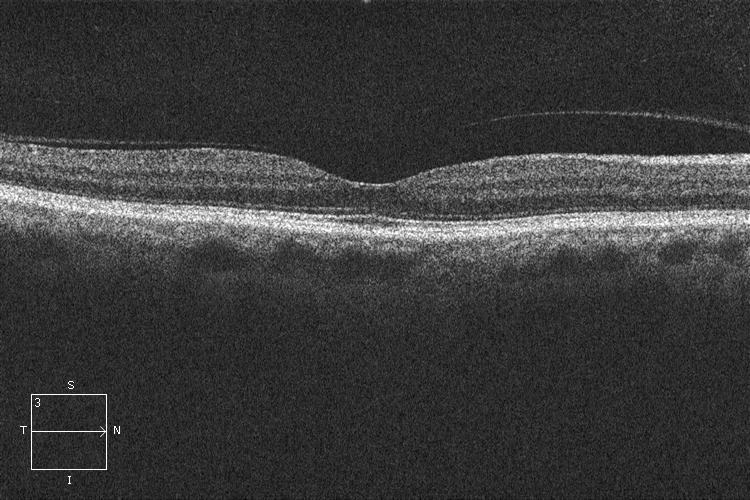
#> input picture data/OCTID/normal/NORMAL105.jpeg, 750 x 500 px, found by its file name; its folder holds only this picture in this run
$ jupyter execute --allow-errors test_solutions1.ipynb
#> lines starting #> are read from the running program, lines starting #| are printed output that depends on the picture; after the words box and inside, x2 and y2 are one past the last pixel; in counts of white or black regions, pixels touching at a corner belong together
#> further down, image_normal is the input picture: shape (500, 750, 3); min 0, max 255, mean 58.5
# SOLUTION 1: Try to define quantifiers

[cell 1]
from matplotlib import pyplot as plt
import matplotlib.image as mpimg
import numpy as np
import scipy
from skimage.filters import threshold_otsu,sobel,sobel_v,sobel_h
from scipy import ndimage
import os
from os import listdir
from os.path import isfile, join
from PIL import Image
from scipy import io
dirname = os.getcwd()
dirname = os.path.join(dirname,'..','data','duke2D')
path_normal = os.path.join(dirname,'normal')
path_amd = os.path.join(dirname,'amd')

[cell 2]
files_normal = [f for f in listdir(path_normal) if isfile(join(path_normal, f))]
#> (the rest of this cell did not finish here and is left out)

[cell 3]
from scipy import ndimage
from scipy import signal
import skimage.filters as skifilt
import skimage.segmentation as skiseg
import skimage.morphology as skimorph
import cv2

#> (the rest of this cell did not finish here and is left out)

[cell 4]
def mask(input):
	i_gauss = ndimage.gaussian_filter(input,sigma=9)
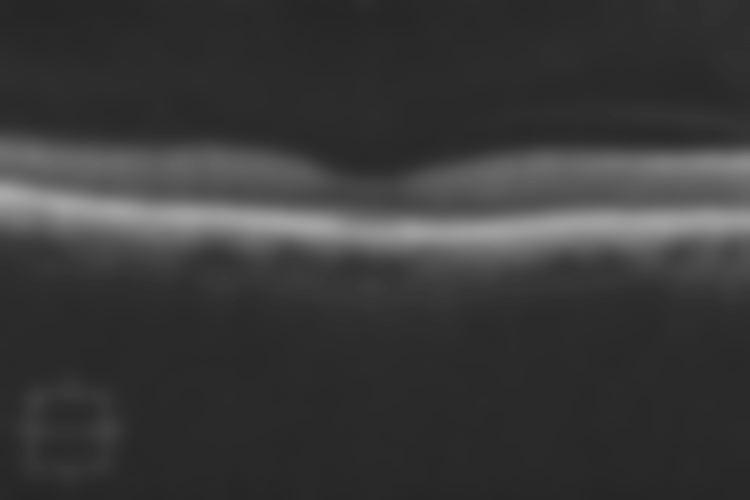
#> i_gauss: shape (500, 750, 3); min 37, max 169, mean 57.5

	i_sobel_v=scipy.ndimage.sobel(i_gauss, axis=0, output=None, mode='reflect', cval=0.0)
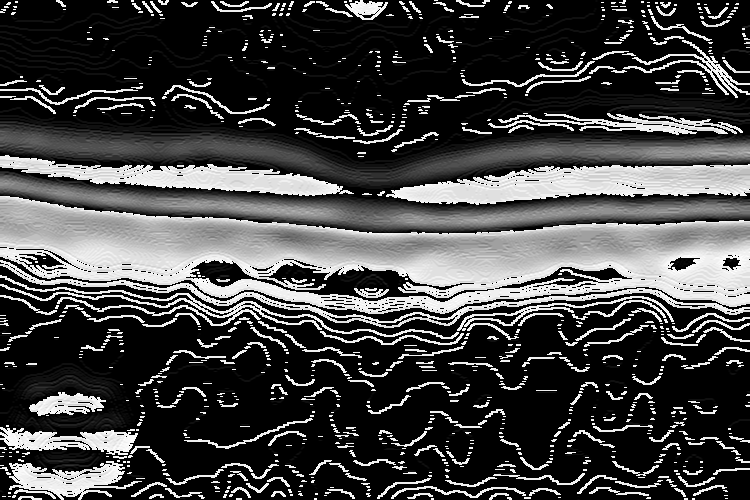
#> i_sobel_v: shape (500, 750, 3); min 0, max 252, mean 68.6
	i_sobel_h=scipy.ndimage.sobel(i_gauss, axis=1, output=None, mode='reflect', cval=0.0)
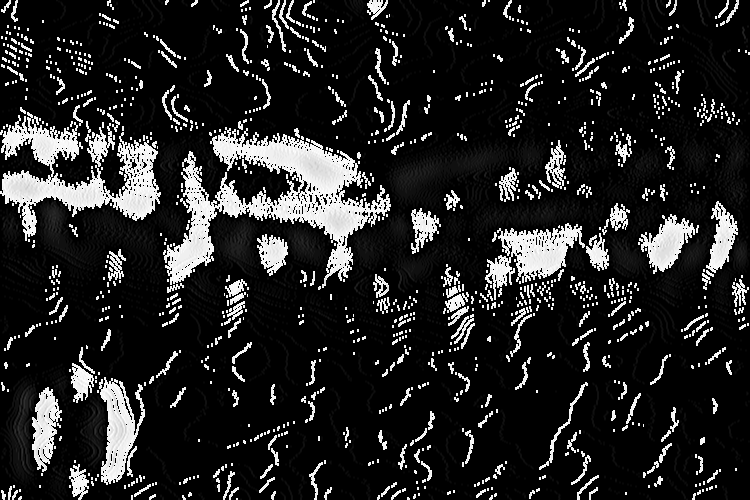
#> i_sobel_h: shape (500, 750, 3); min 0, max 252, mean 37.2

	i_sobel=i_sobel_v #+i_sobel_h**2
	i_normalized = (i_sobel-np.min(i_sobel))/(np.max(i_sobel)-np.min(i_sobel))
	tho = skifilt.threshold_otsu(i_normalized)
#> tho = 0.428
	i_bw = i_normalized<tho
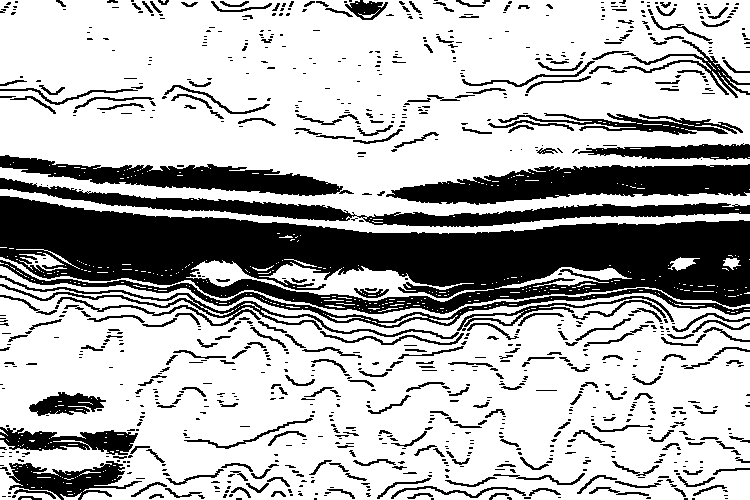
#> i_bw: shape (500, 750, 3) bool; 70.4% white; 885 black regions (618 under 20 px), largest, box (x1, y1, x2, y2) and area: (0, 196, 750, 328) 51135, (386, 164, 750, 205) 9214, (0, 178, 750, 227) 8213
	i_rh = skimorph.remove_small_holes(i_bw,area_threshold=4000)
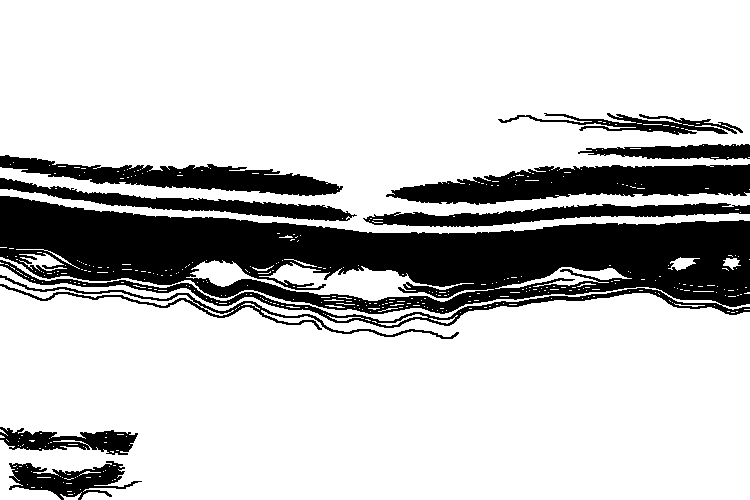
#> i_rh: shape (500, 750, 3) bool; 77.4% white; 10 black regions, largest, box (x1, y1, x2, y2) and area: (0, 196, 750, 328) 51135, (386, 164, 750, 205) 9214, (0, 155, 343, 196) 5930

	kernel = np.ones((20,20),np.uint8)
	i_rh_8 = np.array(1-i_rh, dtype=np.uint8)
	i_closing = cv2.morphologyEx(i_rh_8, op=cv2.MORPH_CLOSE,kernel=kernel)
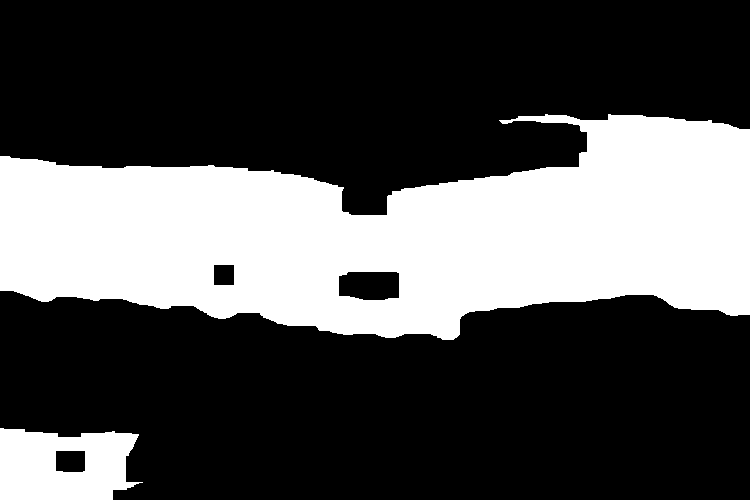
#> i_closing: shape (500, 750, 3); values 0 (black) and 1 (white), 31.6% white; 2 white regions, box (x1, y1, x2, y2) and area: (0, 114, 750, 340) 110563, (0, 428, 143, 500) 8000
	return(i_closing)

[cell 5]
def first_layer(im):
    n,m = im.shape
    position=[]
    for i in range(m):
        ascan=im[:,i]
        max_pos = np.argmax(ascan)
        position.append(max_pos)
    return(position)

# [37 lines left out: functions first_layer_bottom, last_layer, last_layer_top, jump_filter, not called in this run]

def golay_filter(layer):
    layer_smooth=signal.savgol_filter(layer,polyorder=2, window_length=51, deriv=0, delta=10.0, axis=- 1, mode='interp', cval=0.0)
    return(layer_smooth)


def layers(i_closing):
	f_l=first_layer(i_closing)
	f_l=jump_filter(f_l,jump=10,offset=1)
	f_l=golay_filter(f_l)

	b_f_l=first_layer_bottom(i_closing,f_l)
	b_f_l=jump_filter(b_f_l,jump=10,offset=1)
	b_f_l=golay_filter(b_f_l)

	l_l=last_layer(i_closing)
	l_l=jump_filter(l_l,jump=10,offset=1)
	l_l=golay_filter(l_l)

	t_l_l=last_layer_top(i_closing,l_l)
	t_l_l=jump_filter(t_l_l,jump=10,offset=1)
	t_l_l=golay_filter(t_l_l)
	return(f_l,l_l,b_f_l,t_l_l)
# np.where(layer==None)

plt.figure(figsize=(20,5))

#> (the rest of this cell did not finish here and is left out)

## Quantifiers

[cell 6]
def TR_layers(layers):
    f_l,l_l,b_f_l,t_l_l=layers
    return(l_l-f_l)

def RPEDC_layers(layers):
    f_l,l_l,b_f_l,t_l_l=layers
    return(l_l-t_l_l)

def NSR_layers(layers):
    f_l,l_l,b_f_l,t_l_l=layers
    return(t_l_l-f_l)

plt.figure(figsize=(10,15))
#> (the rest of this cell did not finish here and is left out)

## Statistical Analysis

[cell 7]
TR_normal=[]
RPEDC_normal=[]
NSR_normal=[]

#> (the rest of this cell did not finish here and is left out)

$ run again, on data/OCTID/normal/NORMAL122.jpeg
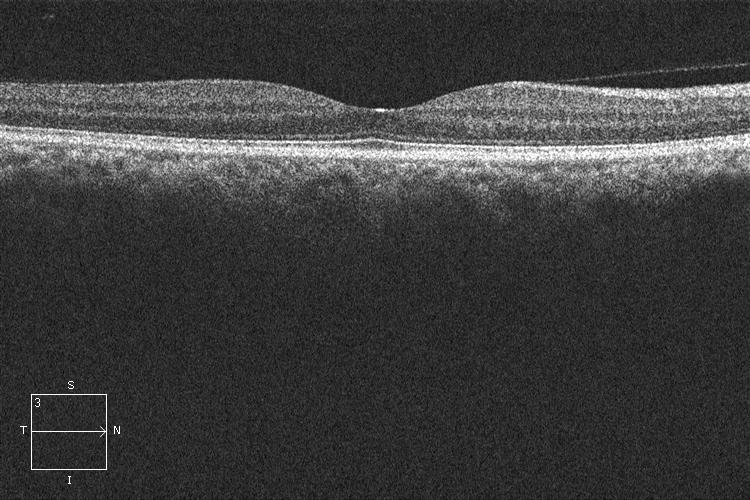
#> input picture data/OCTID/normal/NORMAL122.jpeg, 750 x 500 px, found by its file name
#> image_normal is the input picture: shape (500, 750, 3); min 0, max 255, mean 60.9
#> tho = 0.428
#> in mask, `i_bw = i_normalized<tho`:
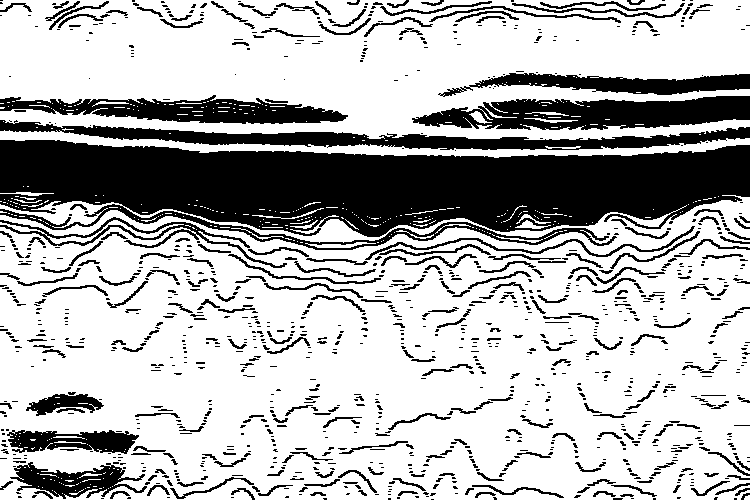
#> i_bw: shape (500, 750, 3) bool; 70.9% white; 1080 black regions (789 under 20 px), largest, box (x1, y1, x2, y2) and area: (0, 140, 750, 250) 52756, (0, 120, 750, 150) 7844, (412, 96, 750, 130) 7496
#> i_rh: shape (500, 750, 3) bool; 77.9% white; 8 black regions, largest, box (x1, y1, x2, y2) and area: (0, 140, 750, 250) 52756, (0, 120, 750, 150) 7836, (412, 96, 750, 130) 7496
#> in mask, `i_closing = cv2.morphologyEx(i_rh_8, op=cv2.MORPH_CLOSE,kernel=kernel)`:
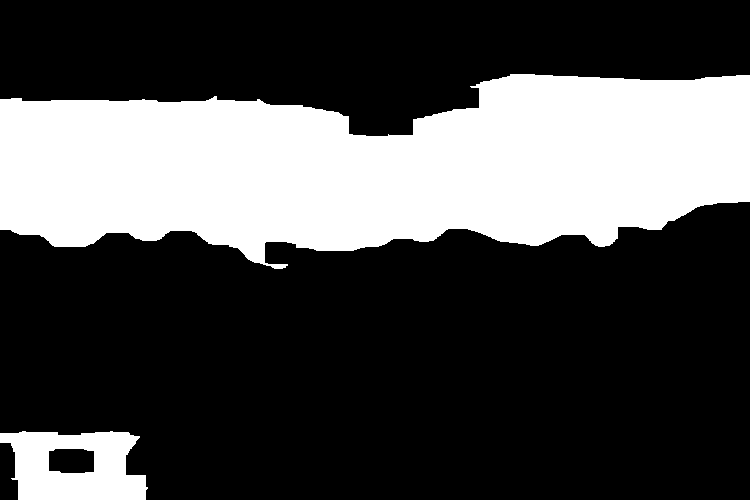
#> i_closing: shape (500, 750, 3); values 0 (black) and 1 (white), 29.9% white; 2 white regions, box (x1, y1, x2, y2) and area: (0, 74, 750, 269) 104983, (0, 431, 148, 500) 7243

$ run again, on data/OCTID/normal/NORMAL124.jpeg
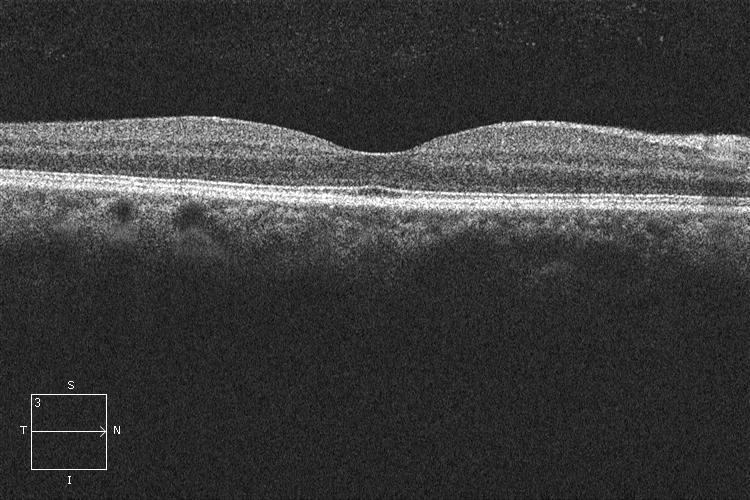
#> input picture data/OCTID/normal/NORMAL124.jpeg, 750 x 500 px, found by its file name
#> image_normal is the input picture: shape (500, 750, 3); min 0, max 255, mean 59.4
#> tho = 0.428
#> in mask, `i_bw = i_normalized<tho`:
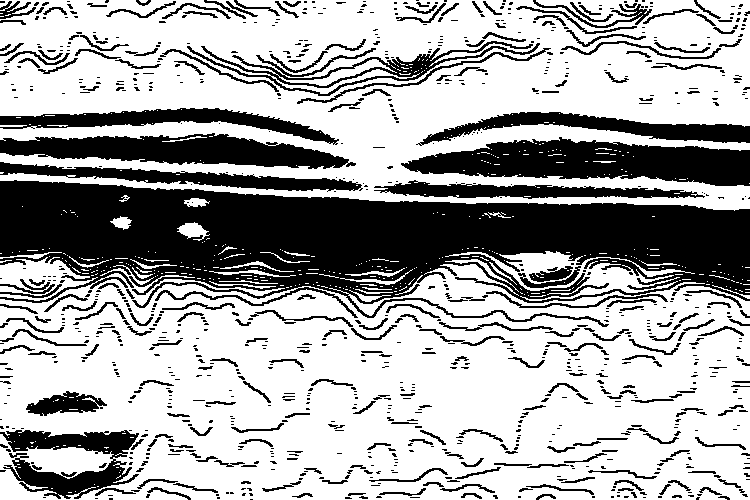
#> i_bw: shape (500, 750, 3) bool; 66% white; 936 black regions (668 under 20 px), largest, box (x1, y1, x2, y2) and area: (0, 180, 750, 327) 60248, (401, 137, 750, 186) 10671, (0, 133, 356, 169) 7476
#> i_rh: shape (500, 750, 3) bool; 73.3% white; 9 black regions, largest, box (x1, y1, x2, y2) and area: (0, 180, 750, 327) 59542, (401, 137, 750, 186) 10671, (0, 133, 349, 169) 7418
#> in mask, `i_closing = cv2.morphologyEx(i_rh_8, op=cv2.MORPH_CLOSE,kernel=kernel)`:
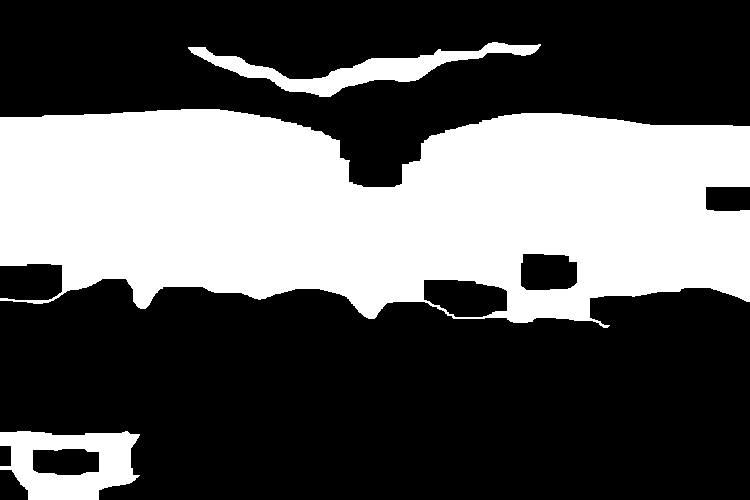
#> i_closing: shape (500, 750, 3); values 0 (black) and 1 (white), 36% white; 3 white regions, box (x1, y1, x2, y2) and area: (0, 109, 750, 328) 123759, (0, 431, 140, 500) 6069, (188, 42, 541, 97) 5180

$ run again, on data/OCTID/normal/NORMAL127.jpeg
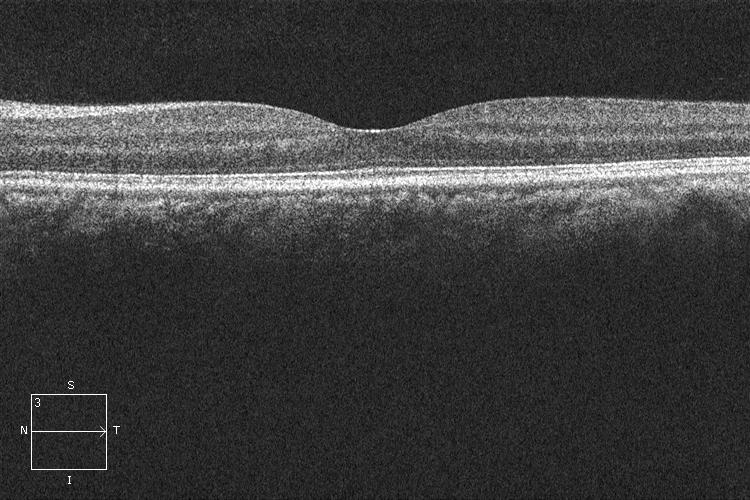
#> input picture data/OCTID/normal/NORMAL127.jpeg, 750 x 500 px, found by its file name
#> image_normal is the input picture: shape (500, 750, 3); min 0, max 255, mean 61.9
#> tho = 0.428
#> in mask, `i_bw = i_normalized<tho`:
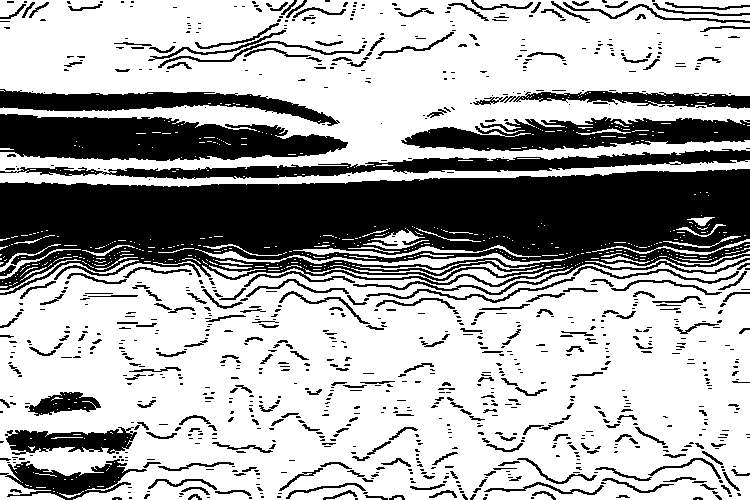
#> i_bw: shape (500, 750, 3) bool; 67% white; 900 black regions (651 under 20 px), largest, box (x1, y1, x2, y2) and area: (0, 169, 750, 295) 62994, (0, 114, 348, 161) 11649, (401, 117, 750, 151) 7305
#> i_rh: shape (500, 750, 3) bool; 73.3% white; 8 black regions, largest, box (x1, y1, x2, y2) and area: (0, 169, 750, 295) 62700, (0, 114, 348, 161) 11649, (401, 117, 750, 151) 7297
#> in mask, `i_closing = cv2.morphologyEx(i_rh_8, op=cv2.MORPH_CLOSE,kernel=kernel)`:
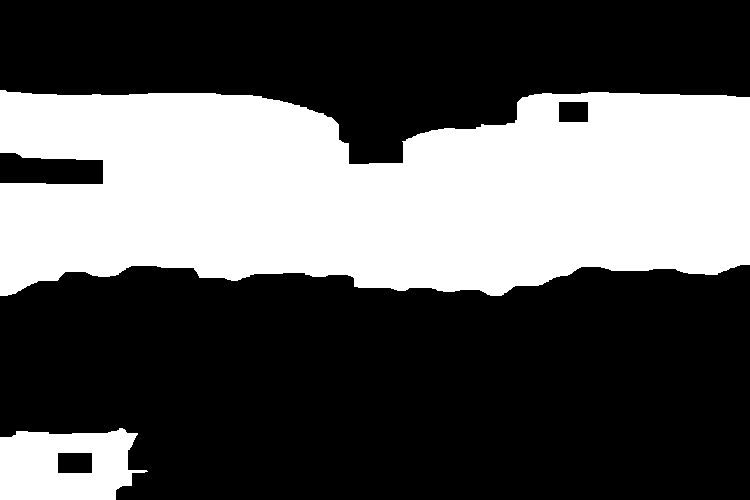
#> i_closing: shape (500, 750, 3); values 0 (black) and 1 (white), 35.6% white; 2 white regions, box (x1, y1, x2, y2) and area: (0, 90, 750, 296) 125497, (0, 428, 148, 500) 7969
